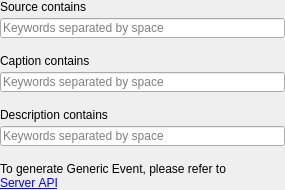
<?xml version="1.0" encoding="UTF-8"?>
<ui version="4.0">
 <class>GenericEventParamsWidget</class>
 <widget class="QWidget" name="GenericEventParamsWidget">
  <property name="geometry">
   <rect>
    <x>0</x>
    <y>0</y>
    <width>285</width>
    <height>190</height>
   </rect>
  </property>
  <property name="inputMethodHints">
   <set>Qt::ImhUppercaseOnly</set>
  </property>
  <layout class="QVBoxLayout" name="verticalLayout">
   <property name="spacing">
    <number>16</number>
   </property>
   <property name="leftMargin">
    <number>0</number>
   </property>
   <property name="topMargin">
    <number>0</number>
   </property>
   <property name="rightMargin">
    <number>0</number>
   </property>
   <property name="bottomMargin">
    <number>0</number>
   </property>
   <item>
    <layout class="QVBoxLayout" name="sourceVerticalLayout">
     <property name="spacing">
      <number>4</number>
     </property>
     <item>
      <widget class="QLabel" name="sourceLabel">
       <property name="text">
        <string>Source contains</string>
       </property>
      </widget>
     </item>
     <item>
      <widget class="QLineEdit" name="sourceLineEdit">
       <property name="placeholderText">
        <string>Keywords separated by space</string>
       </property>
      </widget>
     </item>
    </layout>
   </item>
   <item>
    <layout class="QVBoxLayout" name="captionVerticalLayout">
     <property name="spacing">
      <number>4</number>
     </property>
     <item>
      <widget class="QLabel" name="captionLabel">
       <property name="text">
        <string>Caption contains</string>
       </property>
      </widget>
     </item>
     <item>
      <widget class="QLineEdit" name="captionLineEdit">
       <property name="text">
        <string/>
       </property>
       <property name="placeholderText">
        <string>Keywords separated by space</string>
       </property>
      </widget>
     </item>
    </layout>
   </item>
   <item>
    <layout class="QVBoxLayout" name="descriptionVerticalLayout">
     <property name="spacing">
      <number>4</number>
     </property>
     <item>
      <widget class="QLabel" name="destinationLabel">
       <property name="text">
        <string>Description contains</string>
       </property>
      </widget>
     </item>
     <item>
      <widget class="QLineEdit" name="descriptionLineEdit">
       <property name="text">
        <string/>
       </property>
       <property name="placeholderText">
        <string>Keywords separated by space</string>
       </property>
      </widget>
     </item>
    </layout>
   </item>
   <item>
    <layout class="QHBoxLayout" name="horizontalLayout_3" stretch="8">
     <property name="spacing">
      <number>8</number>
     </property>
     <item>
      <widget class="QLabel" name="hintLabel">
       <property name="text">
        <string>To generate Generic Event, please refer to &lt;a href=&quot;https://support.networkoptix.com/hc/en-us/articles/219573367-Nx-Server-HTTP-REST-API&quot;&gt;Server&amp;nbsp;API&lt;/a&gt;</string>
       </property>
       <property name="wordWrap">
        <bool>true</bool>
       </property>
       <property name="textInteractionFlags">
        <set>Qt::TextBrowserInteraction</set>
       </property>
      </widget>
     </item>
    </layout>
   </item>
   <item>
    <spacer name="verticalSpacer">
     <property name="orientation">
      <enum>Qt::Vertical</enum>
     </property>
     <property name="sizeHint" stdset="0">
      <size>
       <width>0</width>
       <height>0</height>
      </size>
     </property>
    </spacer>
   </item>
  </layout>
 </widget>
 <resources/>
 <connections/>
</ui>
